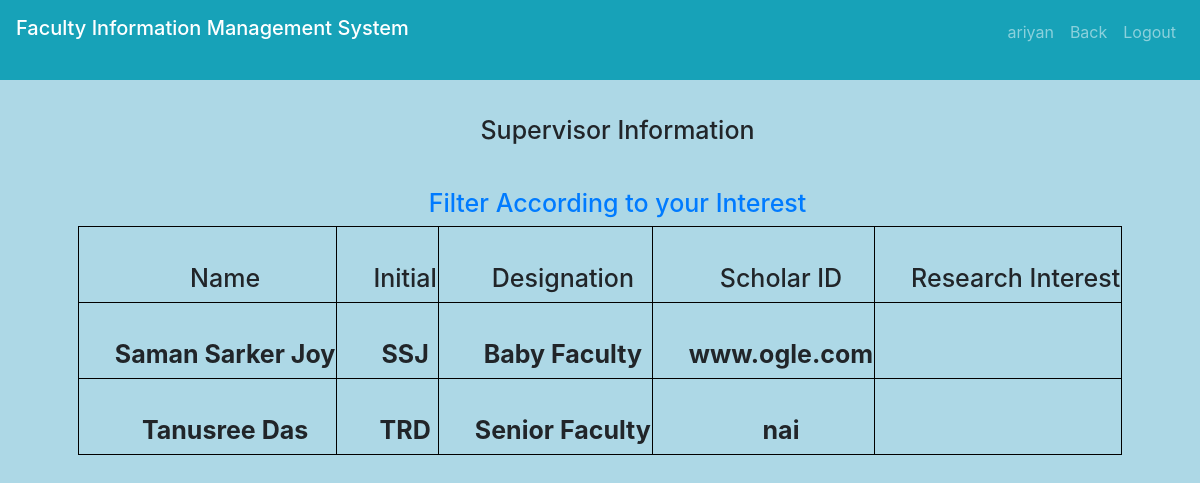
/chooseThesis.php (signed in), run on the app's committed database.
### tables this page shows
CREATE TABLE `faculty_information` (
  `id` varchar(244) NOT NULL,
  `name` varchar(244) NOT NULL,
  `initial` varchar(244) NOT NULL,
  `des` varchar(244) NOT NULL,
  `room` varchar(244) NOT NULL,
  `dep` varchar(244) NOT NULL,
  `scholar` varchar(244) NOT NULL,
  `phone` varchar(244) NOT NULL
);

### chooseThesis.php (the view, shortened to what this page needs)
<?php include("header.php"); ?>
<!DOCTYPE html>
<body>
  <body style='background-color: #ADD8E6'>
    <nav class="navbar navbar-expand-sm bg-info navbar-dark">
        <?php
        include("includes/connection.php");
        ?>
    </nav>
    <h3 style="text-align:center;padding-left:35px;padding-top:35px;color: black#A9A9A9;font-size:25px;">Supervisor Information</h3>
    <h4 style="text-align:center;padding-left:35px;padding-top:35px;color: black#A9A9A9;font-size:25px;"><a href="chooseYourThesis.php">Filter According to your Interest</a></h4>
    <table class="center">
      <tr>
        <th>
          <h2 style="text-align:center;padding-left:35px;padding-top:35px;color: black#A9A9A9;font-size:25px;">Name</h3>
        </th>
        <th>
          <h2 style="text-align:center;padding-left:35px;padding-top:35px;color: black#A9A9A9;font-size:25px;">Initial</h3>
        </th>
        <th>
          <h2 style="text-align:center;padding-left:35px;padding-top:35px;color: black#A9A9A9;font-size:25px;">Designation</h3>
        </th>
        <th>
          <h2 style="text-align:center;padding-left:35px;padding-top:35px;color: black#A9A9A9;font-size:25px;">Scholar ID</h3>
        </th>
        <th>
          <h2 style="text-align:center;padding-left:35px;padding-top:35px;color: black#A9A9A9;font-size:25px;">Research Interest</h3>
        </th>
      </tr>
      <?php
      $query_run = mysqli_query($connect, "select * from faculty_information");
      while ($data = mysqli_fetch_array($query_run)) {
      ?>
        <tr>
          <th>
            <h3 style="text-align:center;padding-left:35px;padding-top:35px;color: black#A9A9A9;font-size:25px;"><?php echo "<b>" . $data['name'] . "</b>" ?></h3>
          </th>
          <th>
            <h3 style="text-align:center;padding-left:35px;padding-top:35px;color: black#A9A9A9;font-size:25px;"><?php echo "<b>" . $data['initial'] . "</b>" ?></h3>
          </th>
          <th>
            <h3 style="text-align:center;padding-left:35px;padding-top:35px;color: black#A9A9A9;font-size:25px;"><?php echo "<b>" . $data['des'] . "</b>" ?></h3>
          </th>
          <th>
            <h3 style="text-align:center;padding-left:35px;padding-top:35px;color: black#A9A9A9;font-size:25px;"><?php echo "<b>" . $data['scholar'] . "</b>" ?></h3>
          </th>
          <th>
            <h3 style="text-align:center;padding-left:35px;padding-top:35px;color: black#A9A9A9;font-size:25px;"><?php echo "<b>" . $data['research'] . "</b>" ?></h3>
          </th>
        </tr>
      <?php
      }
      ?>
    </table>
  </body>
  </html>

### chooseThesis.php (style rules this page uses)
table, th, td { border: 1px solid black; }
.center { margin-left: auto; margin-right: auto; }

### data on the page
faculty_information: name "Saman Sarker Joy", initial "SSJ", des "Baby Faculty", scholar "www.ogle.com"
faculty_information: name "Tanusree Das", initial "TRD", des "Senior Faculty", scholar "nai"

### other printed values
$_SESSION['student'] "ariyan"
